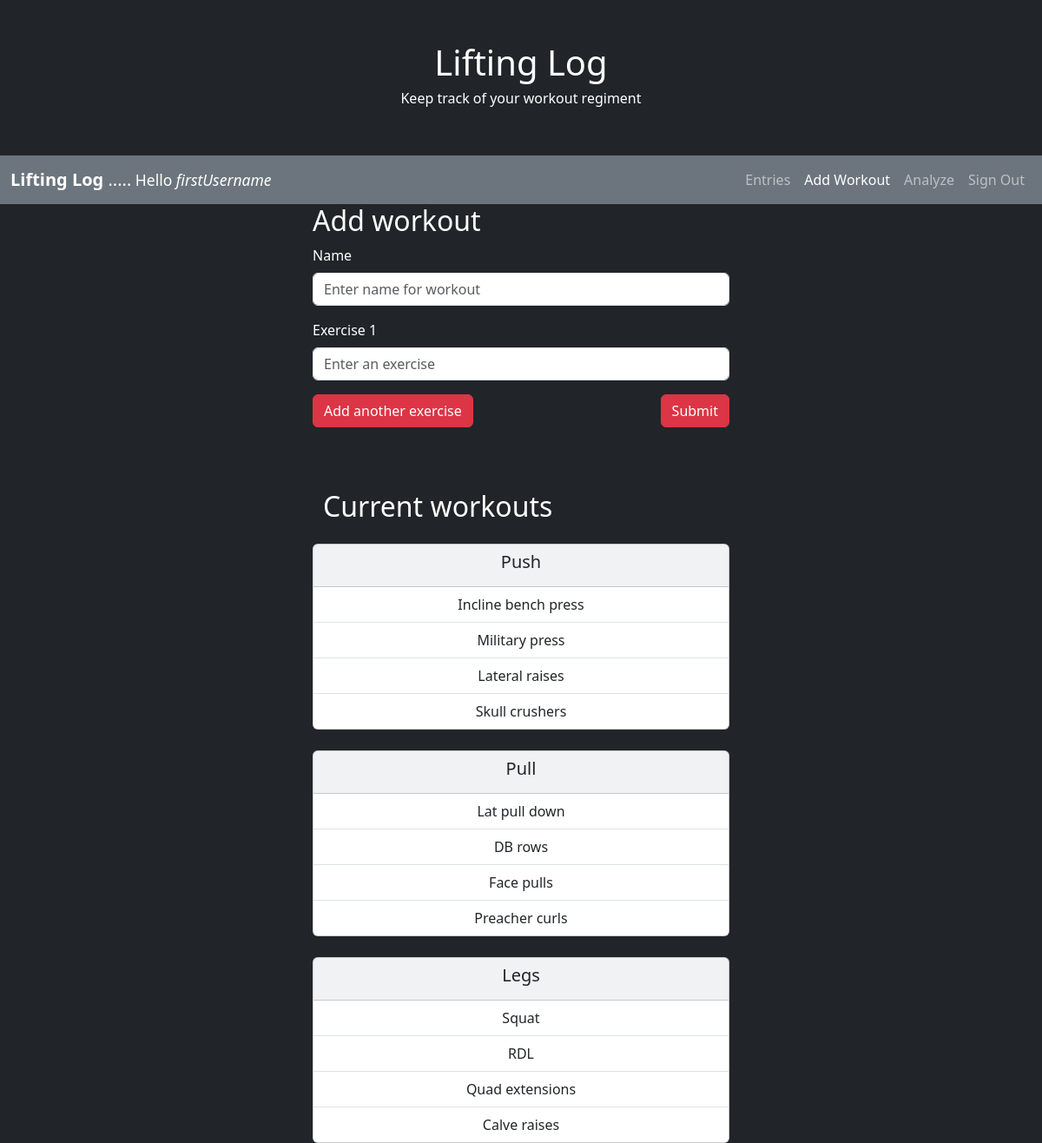
The app's page /addExercise (signed in) with its own data.
### app.py (models this page shows, shortened)
class User(UserMixin, db.Model):
	user_id = db.Column(db.Integer, primary_key=True)
	username = db.Column(db.String(30))
	email = db.Column(db.String(50))
	password = db.Column(db.String(50))

class Workout(db.Model):
	workout_id = db.Column(db.Integer, primary_key=True)
	user_id = db.Column(db.Integer, db.ForeignKey('user.user_id'))
	workout_name = db.Column(db.String(50))
	exercises = db.relationship('Exercises', backref='workout', lazy='dynamic')

class Exercises(db.Model):
	exercise_id = db.Column(db.Integer, primary_key=True)
	workout_id = db.Column(db.Integer, db.ForeignKey('workout.workout_id'))
	exercise_name = db.Column(db.String(50))

### app.py (the view)
@app.route('/addExercise')
@login_required
def addExercise():
	form = AddWorkoutForm()
	user_id = current_user.user_id
	workouts = Workout.query.filter_by(user_id=user_id).all()
	return render_template('addExercise.html', form=form, workouts=workouts)

### app.py
class AddWorkoutForm(FlaskForm):
	name = StringField('Workout name', validators=[InputRequired('A workout name is required.'), Length(max=50, message='Workout name can\'t exceed 50 characters.')])
	exercises = FieldList(FormField(ExerciseForm), min_entries=1)

class ExerciseForm(FlaskForm):
	exercise_name = StringField('Exercise', validators=[InputRequired('An exercise name is required.'), Length(max=50, message='Exercise name can\'t exceed 50 characters.')])
	class Meta:
		csrf = False

### app.py (called while the page is built)
@login_manager.user_loader
def load_user(user_id):
	return User.query.get(int(user_id))

### templates/addExercise.html (shortened to what this page needs)
<!DOCTYPE html>
<html lang="en">
    <head>
        <link href="https://cdn.jsdelivr.net/npm/bootstrap@5.3.3/dist/css/bootstrap.min.css"
        rel="stylesheet">
        <link href="{{ url_for('static', filename='theme.css') }}" rel="stylesheet">
    </head>
    <body class="bg-dark">
        <div class="container p-5 text-white text-center">
             <h1>Lifting Log</h1>
            <p class="h6">Keep track of your workout regiment</p>
        </div>
        <nav class="navbar navbar-expand-sm bg-secondary navbar-dark">
            <div class="container-fluid">
                <span class="navbar-brand"><b>Lifting Log</b> .....<small> Hello <i>{{ current_user.username }}</i></small></span>
                <ul class="navbar-nav">
                    <li class="nav-item"> <a class="nav-link" href="{{ url_for('entries') }}">Entries</a>
                    </li>
                    <li class="nav-item"> <a class="nav-link active" href="{{ url_for('addExercise') }}">Add Workout</a>
                    </li>
                    <li class="nav-item"> <a class="nav-link" href="{{ url_for('analyze') }}">Analyze</a>
                    </li>
                    <li class="nav-item"> <a class="nav-link" href="{{ url_for('logout') }}">Sign Out</a>
                    </li>
                </ul>
            </div>
        </nav>
        <div class="small-middle-container text-white">
            <h2>Add workout</h2>
            <form action="{{ url_for('submit_Workout') }}" method="POST" id="exerciseForm">
                <div class="mb-3">
                    <label for="name" class="form-label">Name</label>
                    {{ form.name(class="form-control", placeholder="Enter name for workout") }}
                </div>
                <div id="exerciseFields">
                    {% for exercise in form.exercises %}
                        <div class="mb-3">
                            <label for="exercise{{ loop.index }}" class="form-label">Exercise {{ loop.index }}</label>
                            {{ exercise.exercise_name(class="form-control", placeholder="Enter an exercise") }}
                        </div>
                    {% endfor %}
                </div>
                <div class="d-flex justify-content-between">
                    <button type="button" class="btn btn-danger" id="addExerciseBtn">
                    Add another exercise
                    </button>
                    <button type="submit" class="btn btn-danger">Submit</button>
                </div>
            </form>
        </div>
        <div class="small-middle-container pt-5">
            <div class="container mt-4 text-white">
            <h2>Current workouts</h2>
            </div>
            {% for workout in workouts %}
                <div class="card bg-light text-dark text-center mt-4" >
                    <div class="card-header">
                        <h5>{{ workout.workout_name }}</h5>
                    </div>
                    <ul class="list-group list-group-flush">
                        {% for exercise in workout.exercises %}
                            <li class="list-group-item">{{ exercise.exercise_name }} </li>
                        {% endfor %}
                    </ul>
                </div>
            {% endfor %}
        </div>
    </body>
</html>

### static/theme.css (style rules this page uses)
.small-middle-container { margin: auto; width: 40%; }

### records on screen
User: username "firstUsername"
Workout: workout_name "Push"
Exercises: exercise_name "Incline bench press"
Exercises: exercise_name "Military press"
Exercises: exercise_name "Lateral raises"
Exercises: exercise_name "Skull crushers"
Workout: workout_name "Pull"
Exercises: exercise_name "Lat pull down"
Exercises: exercise_name "DB rows"
Exercises: exercise_name "Face pulls"
Exercises: exercise_name "Preacher curls"
Workout: workout_name "Legs"
Exercises: exercise_name "Squat"
Exercises: exercise_name "RDL"
Exercises: exercise_name "Quad extensions"
Exercises: exercise_name "Calve raises"
